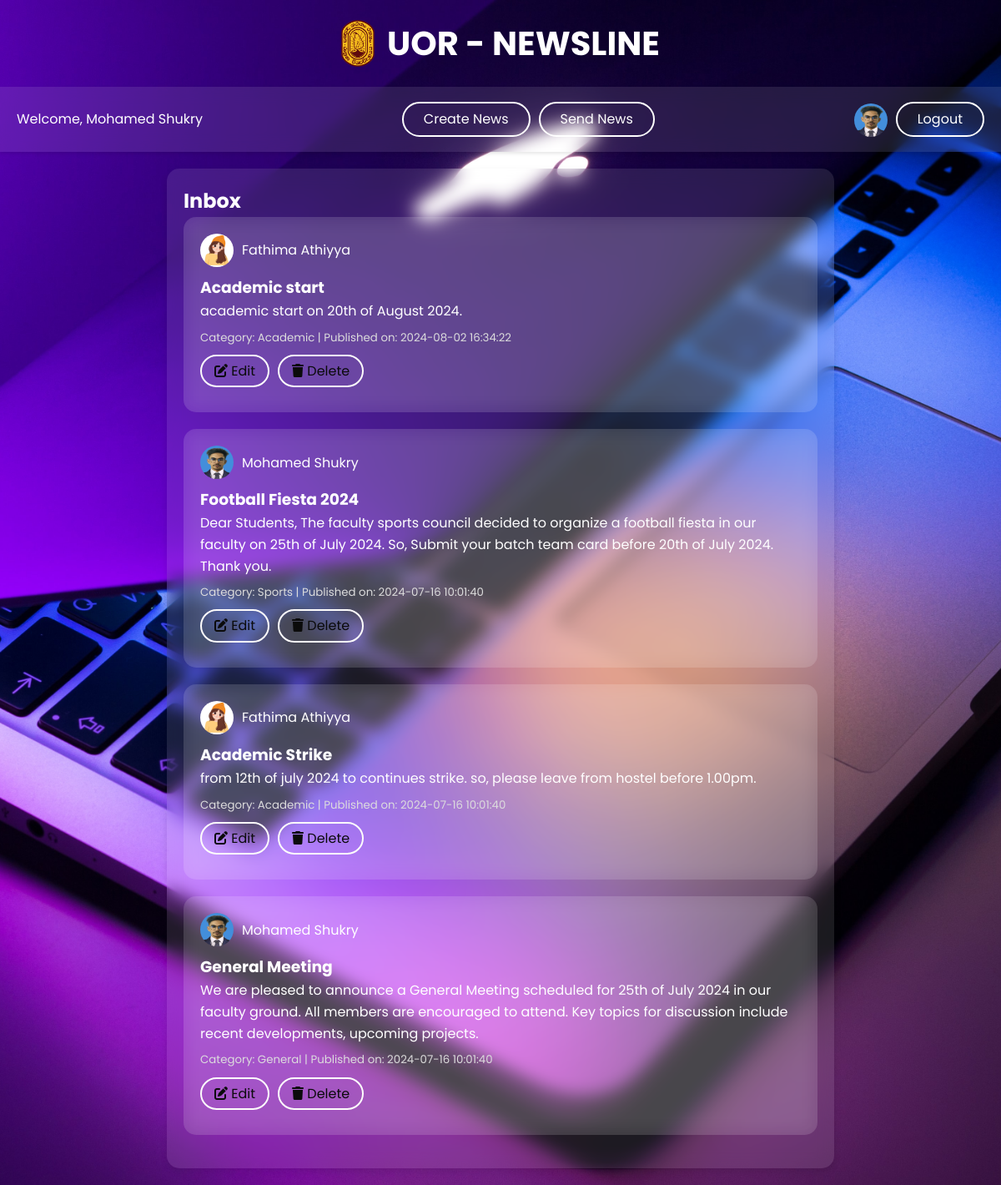
/Admin/admin.php (signed in), run on the app's committed database.
### tables this page shows
CREATE TABLE `user` (
  `UserID` int(4) NOT NULL,
  `Name` varchar(40) NOT NULL,
  `Email` varchar(40) NOT NULL,
  `Password` varchar(255) NOT NULL,
  `Roll` varchar(15) NOT NULL DEFAULT 'Student',
  `ProfilePicture` varchar(255) NOT NULL
);

CREATE TABLE `news` (
  `NewsID` int(4) NOT NULL,
  `Title` varchar(40) NOT NULL,
  `Content` varchar(800) NOT NULL,
  `DatePublished` datetime NOT NULL,
  `CategoryID` int(4) NOT NULL,
  `UserID` int(4) NOT NULL,
  `LastUpdated` datetime NOT NULL DEFAULT current_timestamp()
);

CREATE TABLE `category` (
  `CategoryID` int(4) NOT NULL,
  `CategoryName` varchar(30) NOT NULL
);

### Admin/admin.php (the view, shortened to what this page needs)
<?php
include 'connection.php';
$sql = "SELECT ProfilePicture FROM user WHERE Email = ?";
$stmt = $conn->prepare($sql);
$stmt->bind_param("s", $_SESSION['email']);
$stmt->execute();
$result = $stmt->get_result();
$row = $result->fetch_assoc();
$profilePicture = $row['ProfilePicture'];
$sql = "SELECT news.NewsID, news.Title, news.Content, news.LastUpdated, category.CategoryName, user.Name AS UserName, user.ProfilePicture AS UserProfilePicture
        FROM news
        JOIN category ON news.CategoryID = category.CategoryID
        JOIN user ON news.UserID = user.UserID
        ORDER BY news.LastUpdated DESC";
$result = $conn->query($sql);
?>
<!DOCTYPE html>
<html lang="en">
<head>
    <link rel="stylesheet" href="../assets/CSS/style3.css">
    <link rel="stylesheet" href="https://cdnjs.cloudflare.com/ajax/libs/font-awesome/6.0.0-beta3/css/all.min.css">
</head>
<body>
<h1><img src="../assets/images/ruhuna.png" alt="Ruhuna University Logo" class="nav_logo_img">UOR - NEWSLINE</h1>
<div class="user_menu">
    <span>Welcome, <?php echo htmlspecialchars($_SESSION['name']); ?></span>
    <div class="center_buttons">
        <a href="add_news.php" class="button">Create News</a>
        <a href="sent_news.php" class="button">Send News</a>
    </div>
    <div class="profile_menu">
        <?php if (!empty($profilePicture)): ?>
            <a href="admin_dashboard.php">
                <img src="<?php echo htmlspecialchars($profilePicture); ?>" alt="Profile Picture" class="profile_picture">
            </a>
        <?php else: ?>
            <a href="admin_dashboard.php">
                <img src="<?php echo htmlspecialchars('../assets/images/pro.png'); ?>" alt="Default Profile Picture" class="profile_picture">
            </a>
        <?php endif; ?>
        <a href="logout.php" class="button">Logout</a>
    </div>
</div>
<section>
    <h2>Inbox</h2>
    <div class="news-list">
        <?php while ($row = $result->fetch_assoc()): ?>
            <article>
                <div class="news-user-info">
                    <?php if (!empty($row['UserProfilePicture'])): ?>
                        <img src="<?php echo htmlspecialchars($row['UserProfilePicture']); ?>" alt="User Profile Picture" class="news-user-picture">
                    <?php else: ?>
                        <img src="<?php echo htmlspecialchars('../assets/images/pro.png'); ?>" alt="Default Profile Picture" class="news-user-picture">
                    <?php endif; ?>
                    <span><?php echo htmlspecialchars($row['UserName']); ?></span>
                </div>
                <h3><?php echo htmlspecialchars($row['Title']); ?></h3>
                <p><?php echo htmlspecialchars($row['Content']); ?></p>
                <small>Category: <?php echo htmlspecialchars($row['CategoryName']); ?> | Published on: <?php echo htmlspecialchars($row['LastUpdated']); ?></small>
                <div class="news-actions">
                    <a href="edit_news.php?id=<?php echo $row['NewsID']; ?>" class="abutton"><i class="fa fa-edit" aria-hidden="true"></i> Edit
                    </a>
                    <a href="delete_news.php?id=<?php echo $row['NewsID']; ?>" class="abutton" onclick="return confirm('Are you sure you want to delete this news?');"><i class="fa fa-trash"></i> Delete
                    </a>
                </div>
            </article>
        <?php endwhile; ?>
    </div>
</section>
</body>
</html>

### assets/CSS/style3.css (style rules this page uses)
* { margin: 0; padding: 0; box-sizing: border-box; font-family: "Poppins", sans-serif; }
body { font-family: 'Poppins', Arial, sans-serif; background-image: url('../images/bg.jpg'); background-size: cover; background-position: center; background-repeat: no-repeat; line-height: 1.6; color: #333; }
h1 { display: flex; align-items: center; justify-content: center; margin: 20px 0; color: #fff; font-size: 5vh; }
h1 .nav_logo_img { width: 40px; height: auto; margin-right: 15px; }
.user_menu { background: rgba(255, 255, 255, 0.1); backdrop-filter: blur(10px); color: #fff; padding: 10px 20px; display: flex; justify-content: space-between; align-items: center; box-shadow: 0 2px 4px rgba(0, 0, 0, 0.1); }
.user_menu .button { text-decoration: none; padding: 6px 24px; border: 2px solid #fff; background: transparent; border-radius: 25px; cursor: pointer; transition: background-color 0.3s, color 0.3s; color: white; }
.center_buttons { display: flex; gap: 10px; }
h2 { color: #fff; }
section { max-width: 800px; margin: 20px auto; padding: 20px; background: rgba(255, 255, 255, 0.1); backdrop-filter: blur(10px); border-radius: 15px; box-shadow: 0 4px 8px rgba(0, 0, 0, 0.1); }
.news-user-info { display: flex; align-items: center; margin-bottom: 10px; color: #fff; }
.news-user-picture { width: 40px; height: 40px; border-radius: 50%; margin-right: 10px; }
article { margin-bottom: 20px; word-wrap: break-word; background: rgba(255, 255, 255, 0.1); backdrop-filter: blur(10px); border-radius: 15px; padding: 20px; }
article h3 { color: #fff; }
article p { color: #fff; word-wrap: break-word; }
article small { color: #ddd; display: block; margin-top: 8px; }
.news-actions { display: flex; gap: 10px; margin-top: 10px; margin-bottom: 10px; }
.news-actions .abutton { text-decoration: none; padding: 5px 15px; border: 2px solid rgb(253, 252, 252); background: transparent; border-radius: 25px; cursor: pointer; transition: background-color 0.3s, color 0.3s; color: rgb(11, 11, 11); }
.profile_menu { display: flex; align-items: center; }
.profile_picture { width: 40px; height: 40px; border-radius: 50%; margin-right: 10px; margin-top: 10px; }
.profile_menu .button { margin-right: 10px; }
.profile_menu .button:last-child { margin-right: 0; }

### data on the page
user: ProfilePicture (picture)
news: UserID.ProfilePicture (picture), UserID.Name "Fathima Athiyya", Title "Academic start", Content "academic start on 20th of August 2024.", CategoryID.CategoryName "Academic", LastUpdated "2024-08-02 16:34:22"
news: UserID.ProfilePicture (picture), UserID.Name "Mohamed Shukry", Title "Football Fiesta 2024", Content "Dear Students, The faculty sports council decided to organize a football fiesta in our faculty on 25th of July 2024. So, Submit your batch team card before 20th of July 2024. Thank you.", CategoryID.CategoryName "Sports", LastUpdated "2024-07-16 10:01:40"
news: UserID.ProfilePicture (picture), UserID.Name "Fathima Athiyya", Title "Academic Strike", Content "from 12th of july 2024 to continues strike. so, please leave from hostel before 1.00pm.", CategoryID.CategoryName "Academic", LastUpdated "2024-07-16 10:01:40"
news: UserID.ProfilePicture (picture), UserID.Name "Mohamed Shukry", Title "General Meeting", Content "We are pleased to announce a General Meeting scheduled for 25th of July 2024 in our faculty ground. All members are encouraged to attend. Key topics for discussion include recent developments, upcoming projects.", CategoryID.CategoryName "General", LastUpdated "2024-07-16 10:01:40"

### other printed values
$_SESSION['name'] "Mohamed Shukry"
